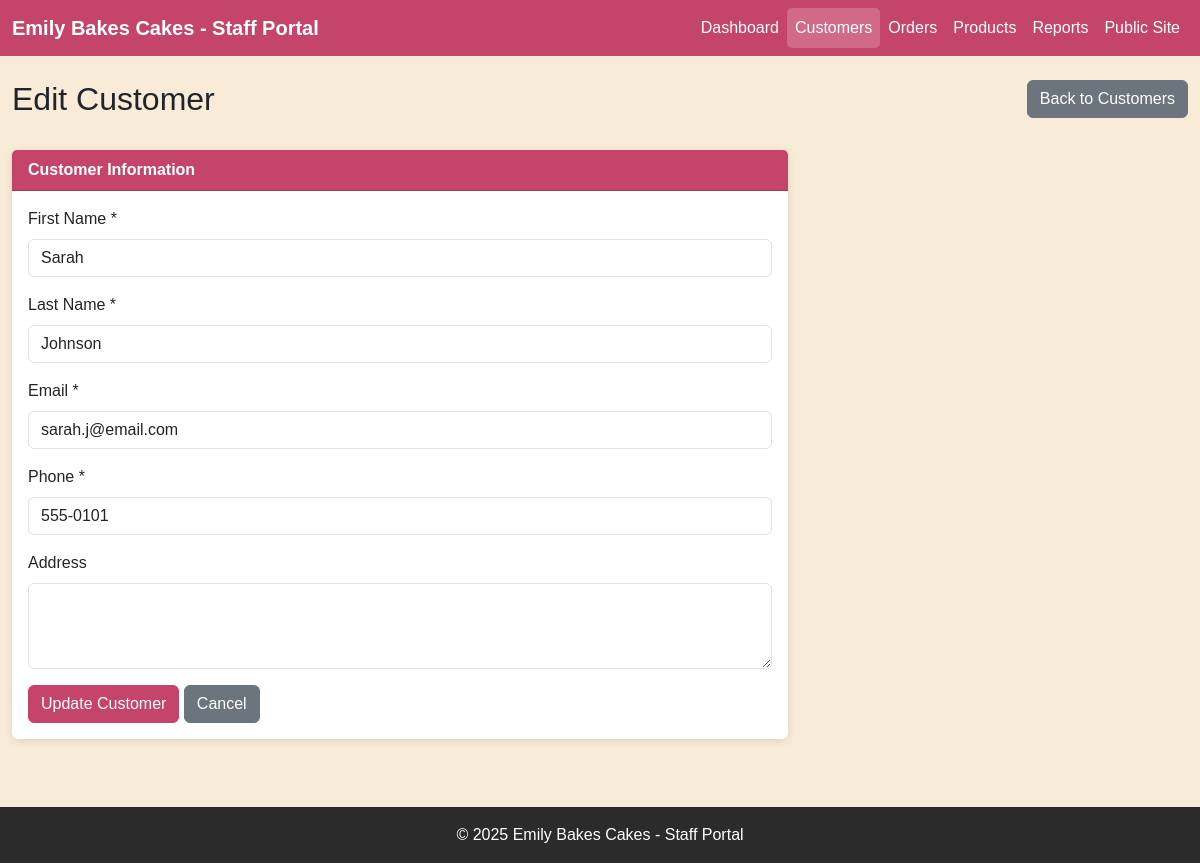
Screenshot of /staff/customer_form.php?id=1 with the database file from the repository.
### tables this page shows
CREATE TABLE IF NOT EXISTS customers (
    id INT AUTO_INCREMENT PRIMARY KEY,
    first_name VARCHAR(100) NOT NULL,
    last_name VARCHAR(100) NOT NULL,
    email VARCHAR(255),
    phone VARCHAR(20),
    address TEXT,
    customer_type ENUM('retail', 'corporate') DEFAULT 'retail',
    is_vip BOOLEAN DEFAULT FALSE,
    special_notes TEXT,
    created_at TIMESTAMP DEFAULT CURRENT_TIMESTAMP,
    updated_at TIMESTAMP DEFAULT CURRENT_TIMESTAMP ON UPDATE CURRENT_TIMESTAMP
);

### staff/includes/db.php (called while the page is built, shortened)
<?php
$db_host = 'localhost';
$db_name = 'emily_bakes_cakes';
$db_user = 'root';
$db_pass = '';
$conn = mysqli_connect($db_host, $db_user, $db_pass, $db_name);
mysqli_set_charset($conn, "utf8");
function clean_input($data) {
    global $conn;
    $data = trim($data);
    $data = stripslashes($data);
    $data = htmlspecialchars($data);
    $data = mysqli_real_escape_string($conn, $data);
    return $data;
}
?>

### staff/customer_form.php (the view, shortened to what this page needs)
<?php
include 'includes/db.php';
$edit_mode = false;
$customer = null;
if (isset($_GET['id'])) {
    $edit_mode = true;
    $customer_id = clean_input($_GET['id']);
    $query = "SELECT * FROM customers WHERE id = $customer_id";
    $result = mysqli_query($conn, $query);
    $customer = mysqli_fetch_assoc($result);
}
include 'includes/header.php';
?>
<div class="row">
    <div class="col-md-8">
        <h2><?php echo $edit_mode ? 'Edit Customer' : 'Add New Customer'; ?></h2>
    </div>
    <div class="col-md-4 text-end">
        <a href="customers.php" class="btn btn-secondary">Back to Customers</a>
    </div>
</div>
<div class="row mt-4">
    <div class="col-md-8">
        <div class="card">
            <div class="card-header">
                Customer Information
            </div>
            <div class="card-body">
                <form method="POST" action="">
                    <div class="mb-3">
                        <label for="first_name" class="form-label">First Name *</label>
                        <input type="text" class="form-control" id="first_name" name="first_name"
                               value="<?php echo $customer['first_name'] ?? ''; ?>" required>
                    </div>
                    <div class="mb-3">
                        <label for="last_name" class="form-label">Last Name *</label>
                        <input type="text" class="form-control" id="last_name" name="last_name"
                               value="<?php echo $customer['last_name'] ?? ''; ?>" required>
                    </div>
                    <div class="mb-3">
                        <label for="email" class="form-label">Email *</label>
                        <input type="email" class="form-control" id="email" name="email"
                               value="<?php echo $customer['email'] ?? ''; ?>" required>
                    </div>
                    <div class="mb-3">
                        <label for="phone" class="form-label">Phone *</label>
                        <input type="text" class="form-control" id="phone" name="phone"
                               value="<?php echo $customer['phone'] ?? ''; ?>" required>
                    </div>
                    <div class="mb-3">
                        <label for="address" class="form-label">Address</label>
                        <textarea class="form-control" id="address" name="address" rows="3"><?php echo $customer['address'] ?? ''; ?></textarea>
                    </div>
                    <button type="submit" class="btn btn-primary">
                        <?php echo $edit_mode ? 'Update Customer' : 'Add Customer'; ?>
                    </button>
                    <a href="customers.php" class="btn btn-secondary">Cancel</a>
                </form>
            </div>
        </div>
    </div>
</div>
<?php include 'includes/footer.php'; ?>

### staff/includes/header.php (style rules this page uses)
body { background-color: #F8EBD7; font-family: 'Arial', sans-serif; }
.card { border: none; box-shadow: 0 2px 8px rgba(0,0,0,0.1); margin-bottom: 20px; }
.card-header { background-color: #C44569; color: white; font-weight: bold; }
.btn-primary { background-color: #C44569; border-color: #C44569; }

### rows the page displays
customers: first_name "Sarah", last_name "Johnson", email "sarah.j@email.com", phone "555-0101"
